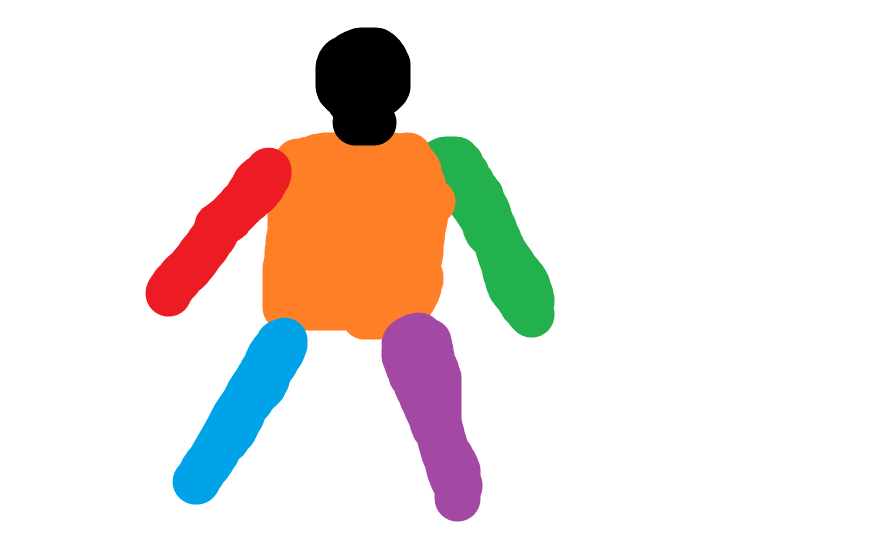
%> input picture Imagenes/cuerpo1.bmp, 887 x 550 px
$ octave esqueletizacion.m   (GNU Octave 9; MATLAB toolbox functions it lacks are replaced by stand-ins)
%> lines starting %> are read from the running program, lines starting %| are printed output that depends on the picture; in (x1, y1, x2, y2) boxes, pixels count from 0 and x2, y2 are one past the last pixel; in counts of white or black regions, pixels touching at a corner belong together; the program's own positions count from 1
%% Lectura de imagen y preprocesamiento:
clc; clear all; close all;

imagen = imread('../Imagenes/cuerpo1.bmp');
%> imagen is the input picture: size 550x887x3 uint8; mean R, G, B 237.6, 229.6, 225.4
bin = im2bw(imagen,0.98);
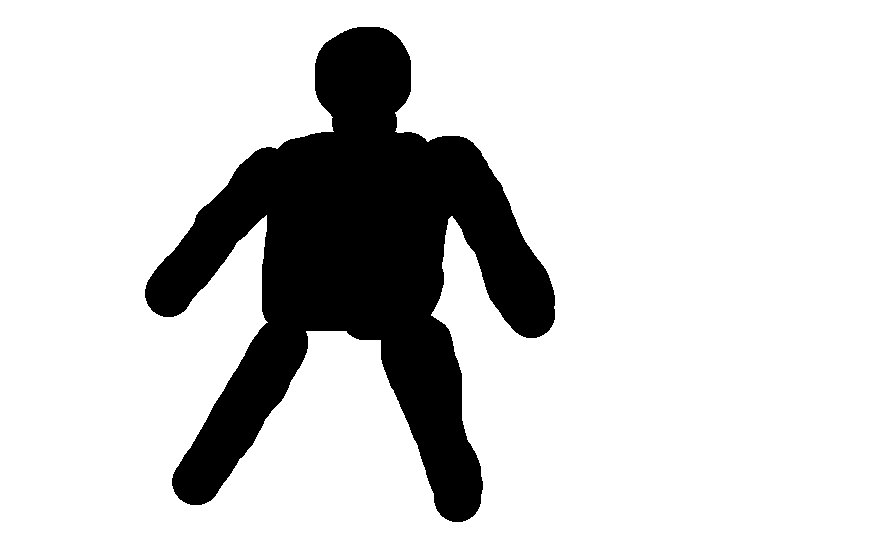
%> bin: size 550x887 logical; 82.8% white; 1 black region, box (x1, y1, x2, y2) and area: (145, 27, 555, 522) 83978
SE = strel('square',5);
bin = imerode(bin,SE);
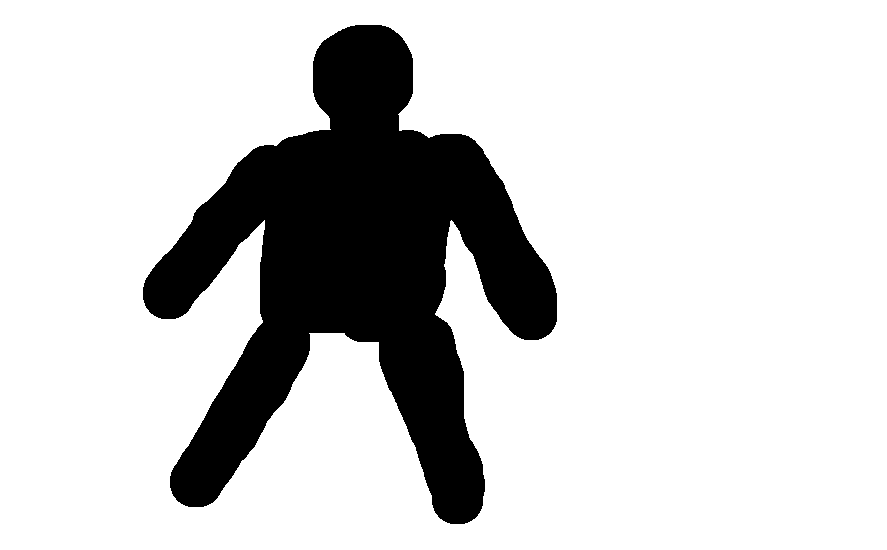
%> bin: size 550x887 logical; 81.6% white; 1 black region, box (x1, y1, x2, y2) and area: (143, 25, 557, 524) 89992
bin = imdilate(bin,SE);
%> bin: size 550x887 logical; 82.8% white; 1 black region, box (x1, y1, x2, y2) and area: (145, 27, 555, 522) 84024
bin = not(bin);
bin = imfill(bin, 'holes');

%% Esqueleto y fontera:

skel = bwmorph(bin,'skel',inf);
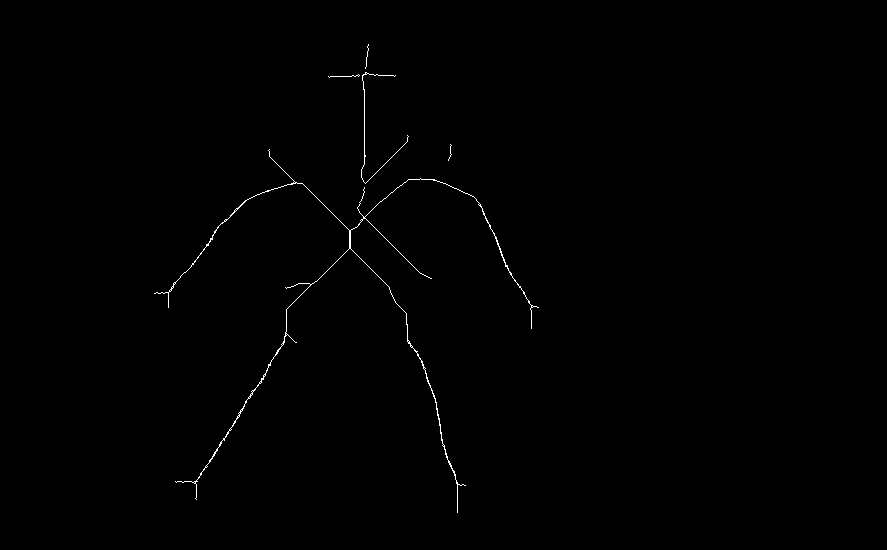
%> skel: size 550x887 logical; 0.36% white in thin lines or dots, all inside (x1, y1, x2, y2) = (154, 44, 539, 513)
frontera = edge(bin,'canny');
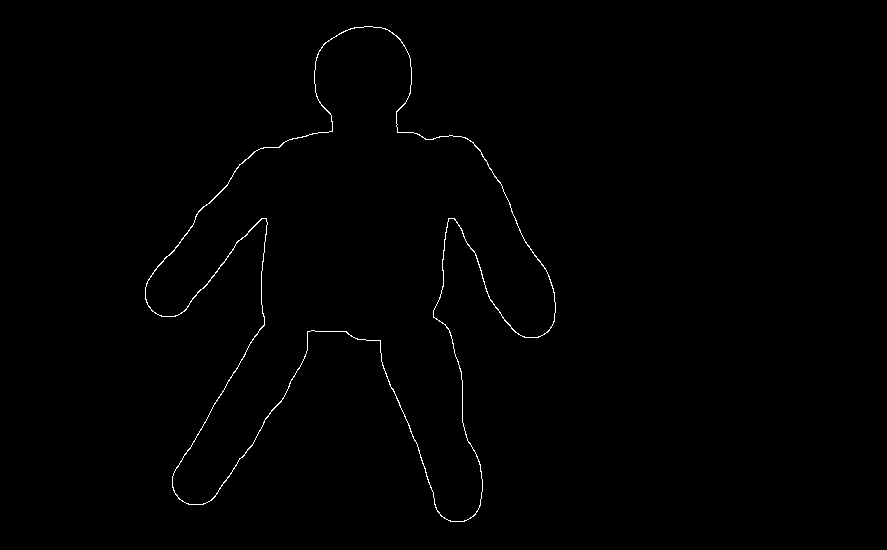
%> frontera: size 550x887 logical; 0.53% white in thin lines or dots, all inside (x1, y1, x2, y2) = (145, 26, 556, 522)

%% Graficas:

figure
    subplot(2,2,1)
        imshow(imagen)
        title('Imagen original')
    subplot(2,2,2)
        imshow(bin)
        title('Imagen binaria')
    subplot(2,2,3)
        imshow(skel);
        title('Esqueleto')
    subplot(2,2,4)
        imshow(frontera+skel);
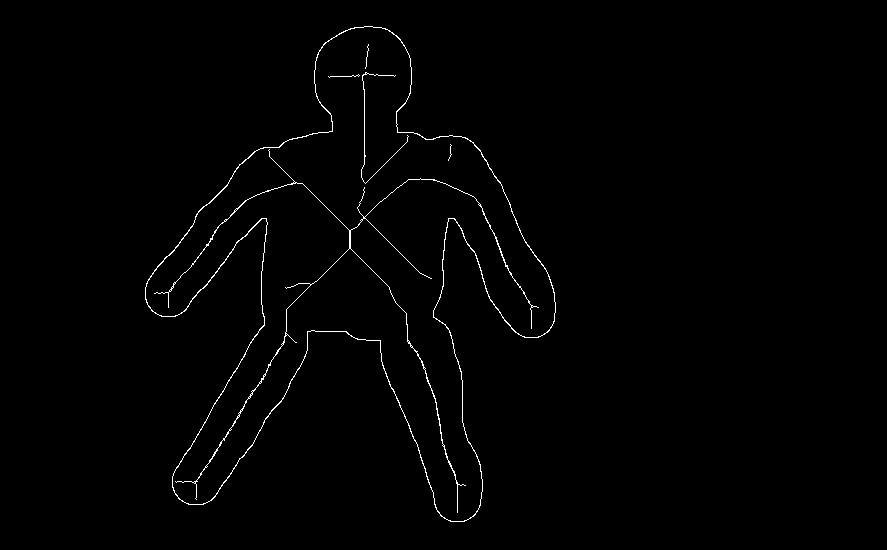
%> displayed picture: size 550x887, on the screen's scale of 0 to 255; 0.89% white in thin lines or dots, all inside (x1, y1, x2, y2) = (145, 26, 556, 522)
        title('Frontera + squeleto')

$ run again, with Imagenes/cuerpo2.bmp copied over Imagenes/cuerpo1.bmp
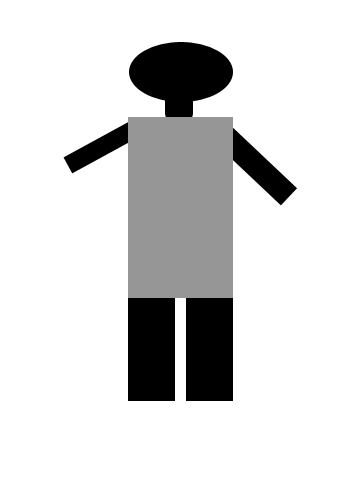
%> input picture Imagenes/cuerpo2.bmp, 360 x 500 px
%> imagen is the input picture: size 500x360x3 uint8; min 0, max 255, mean 218.3
%> `bin = im2bw(imagen,0.98);`:
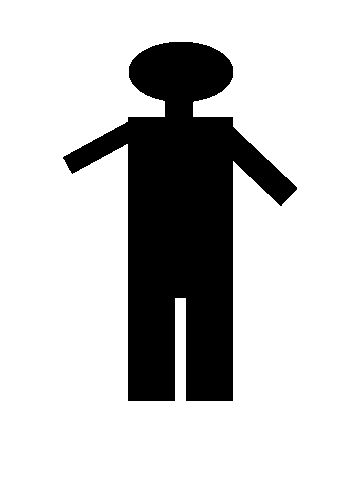
%> bin: size 500x360 logical; 79.2% white; 1 black region, box (x1, y1, x2, y2) and area: (63, 42, 297, 401) 37358
%> skel: size 500x360 logical; 0.57% white in thin lines or dots, all inside (x1, y1, x2, y2) = (63, 53, 295, 401)
%> frontera: size 500x360 logical; 0.87% white in thin lines or dots, all inside (x1, y1, x2, y2) = (63, 41, 297, 402)
%> `imshow(frontera+skel);`:
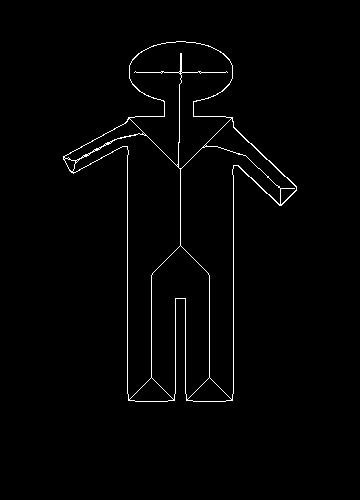
%> displayed picture: size 500x360, on the screen's scale of 0 to 255; 1.4% white in thin lines or dots, all inside (x1, y1, x2, y2) = (63, 41, 297, 402)
